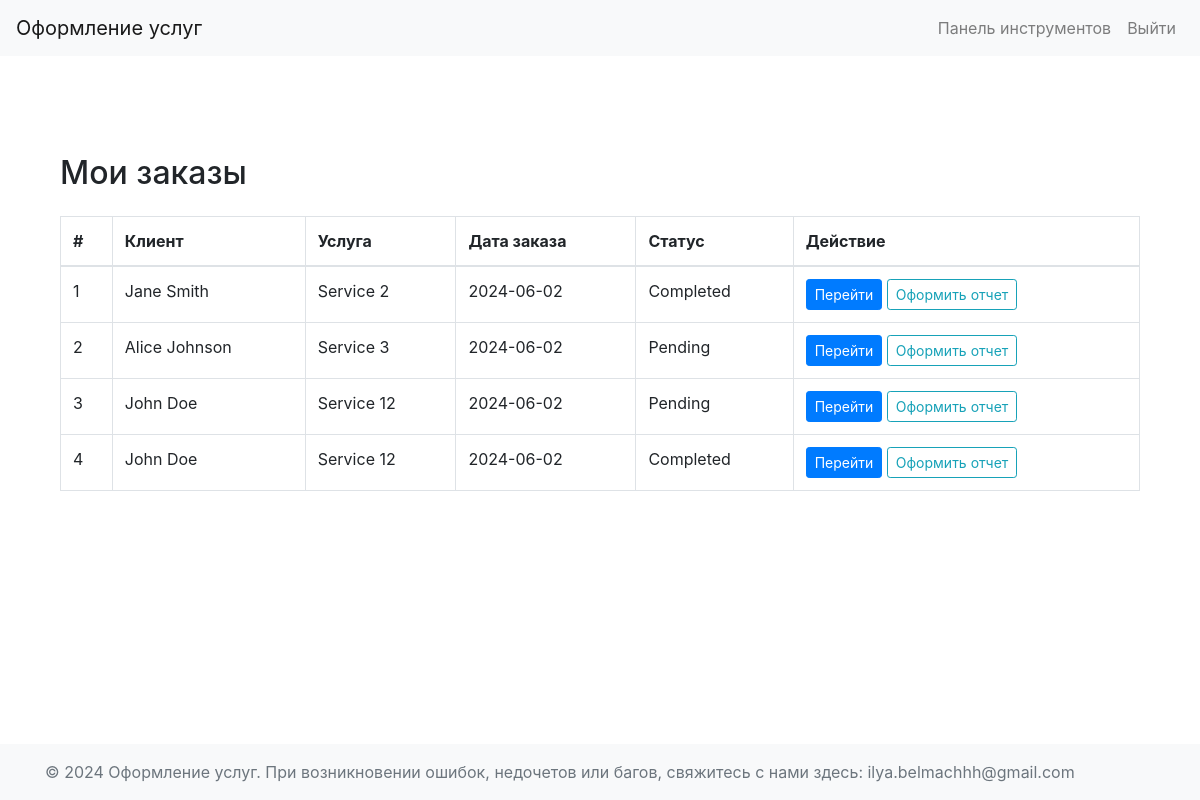
Screenshot of /employee_orders (signed in) with the database file from the repository.
### app/models.py (models this page shows, shortened)
class Clients(db.Model):
    __tablename__ = 'Clients'
    id = db.Column(db.Integer, primary_key=True)
    full_name = db.Column(db.String(150), nullable=False)
    address = db.Column(db.String(250), nullable=False)
    telephone = db.Column(db.String(50), unique=True, nullable=False)
    login = db.Column(db.String(150), unique=True, nullable=False)
    password = db.Column(db.String(150), nullable=False)

class Services(db.Model):
    __tablename__ = 'Services'
    id = db.Column(db.Integer, primary_key=True)
    service_name = db.Column(db.String(150), nullable=False)
    cost = db.Column(db.Float, nullable=False)

class Orders(db.Model):
    __tablename__ = 'Orders'
    id = db.Column(db.Integer, primary_key=True)
    client_id = db.Column(db.Integer, db.ForeignKey('Clients.id'), nullable=False)
    employee_id = db.Column(db.Integer, db.ForeignKey('Employees.id'))
    service_id = db.Column(db.Integer, db.ForeignKey('Services.id'))
    status_id = db.Column(db.Integer, db.ForeignKey('OrdersStatuses.id'))
    order_date = db.Column(db.Date, nullable=False)
    client = db.relationship('Clients', backref=db.backref('OrderedObjects', lazy=True))
    employee = db.relationship('Employees', backref=db.backref('OrderedObjects', lazy=True))
    service = db.relationship('Services', backref=db.backref('OrderedObjects', lazy=True))
    status = db.relationship('OrdersStatuses', backref=db.backref('OrderedObjects', lazy=True))
    delivery = db.relationship('Delivery', cascade="all,delete", backref=db.backref('OrderedObjects', lazy=True))

class OrdersStatuses(db.Model):
    __tablename__ = 'OrdersStatuses'
    id = db.Column(db.Integer, primary_key=True)
    status_name = db.Column(db.String(150), nullable=False)

### app/employees/routs.py (the view)
@employees.route('/employee_orders')
def employee_orders():
    if session.get('role') not in ['employee', 'admin']:
        return redirect(url_for('users.login'))
    employee_id = session.get('user_id')
    orders = Orders.query.filter_by(employee_id=employee_id).all()
    orders_info = []
    for order in orders:
        client = Clients.query.get(order.client_id)
        service = Services.query.get(order.service_id)
        status = OrdersStatuses.query.get(order.status_id)
        orders_info.append({
            'id': order.id,
            'client_name': client.full_name,
            'service_name': service.service_name,
            'order_date': order.order_date,
            'status': status.status_name
        })
    return render_template('employee/employee_orders.html', orders=orders_info)

### app/templates/employee/employee_orders.html
{% extends "dashboard_base.html" %}
{% block content %}
<div class="container mt-5">
    <h2 class="mb-4">Мои заказы</h2>
    <table class="table table-bordered">
        <thead>
            <tr>
                <th>#</th>
                <th>Клиент</th>
                <th>Услуга</th>
                <th>Дата заказа</th>
                <th>Статус</th>
                <th>Действие</th>
            </tr>
        </thead>
        <tbody>
            {% for order in orders %}
            <tr>
                <td>{{ loop.index }}</td>
                <td>{{ order.client_name }}</td>
                <td>{{ order.service_name }}</td>
                <td>{{ order.order_date }}</td>
                <td>{{ order.status }}</td>
                <td>
                    <a href="{{ url_for('employees.order_details', order_id=order.id) }}" class="btn btn-primary btn-sm">Перейти</a>
                    <a href="{{ url_for('employees.create_report', order_id=order.id) }}" class="btn btn-outline-info btn-sm">Оформить отчет</a>
                </td>
            </tr>
            {% endfor %}
        </tbody>
    </table>
</div>
{% endblock %}

### rows the page displays
Clients: client_name "Jane Smith"
Services: service_name "Service 2"
Orders: order_date "2024-06-02"
OrdersStatuses: status "Completed" "Completed"
Clients: client_name "Alice Johnson"
Services: service_name "Service 3"
Orders: order_date "2024-06-02"
OrdersStatuses: status "Pending" "Pending"
Clients: client_name "John Doe" "John Doe"
Services: service_name "Service 12" "Service 12"
Orders: order_date "2024-06-02"
Orders: order_date "2024-06-02"
